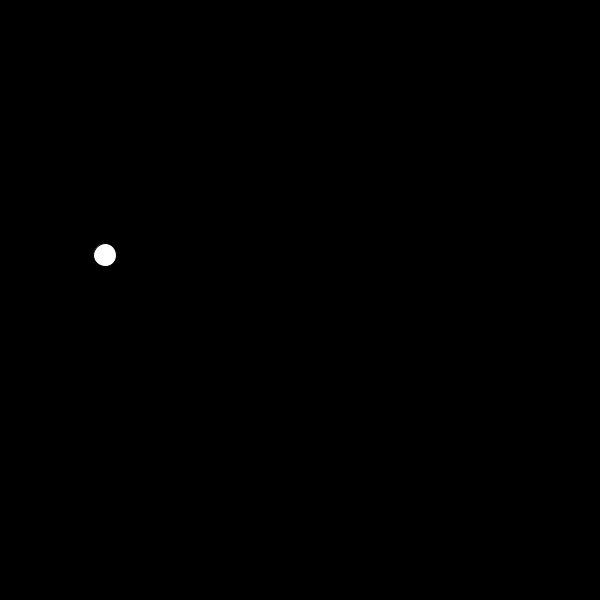
Frame 1 (no input)
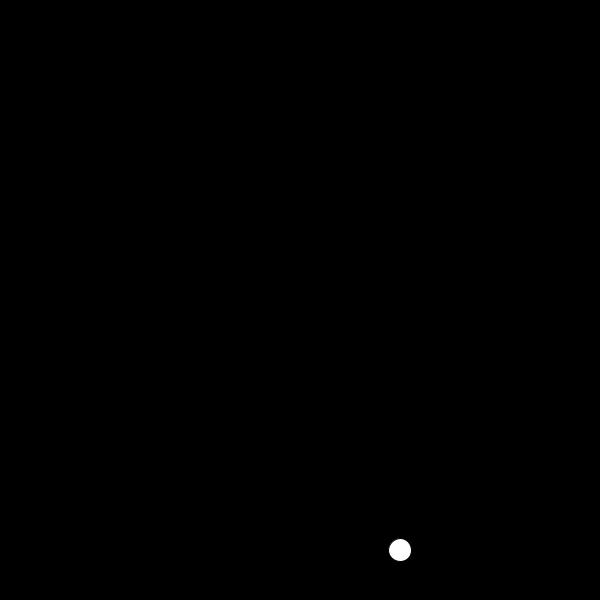
Frame 60 (the mouse pressed at the canvas centre just before this capture)
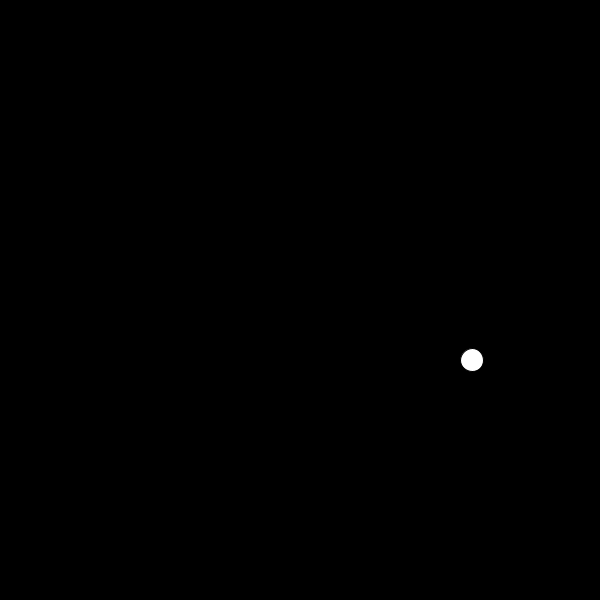
Frame 120 (the mouse held since frame 60 and released just before this capture)

The Processing sketch that drew these frames (run headless with seeded random() and noise(); from frame 60 on, the mouse is pressed at the canvas centre):

// Processing sketch: processing_50596
// ── processing_50596.pde

//Ball bounce by Bogart Bockman 
int x;
int y;
int xV;
int yV;


//runs once
void setup(){
  size(600,600);
  //Assign value
  x = 100;
  y = 250;
  xV = 5;
  yV = 5;
}

//this is run at 60fps}
void draw(){
  background(0);
  x += xV;
  y += yV;
  if(y > 600){
    yV= -5;
    }else if(y < 0){
    yV= 5;
  }
  if(x > 600){
    xV= -7;
    }else if(x < 0){
    xV= 7;
  }
     
  ellipse(x,y,23,23);
  println(x);
  println(y);
  
}
